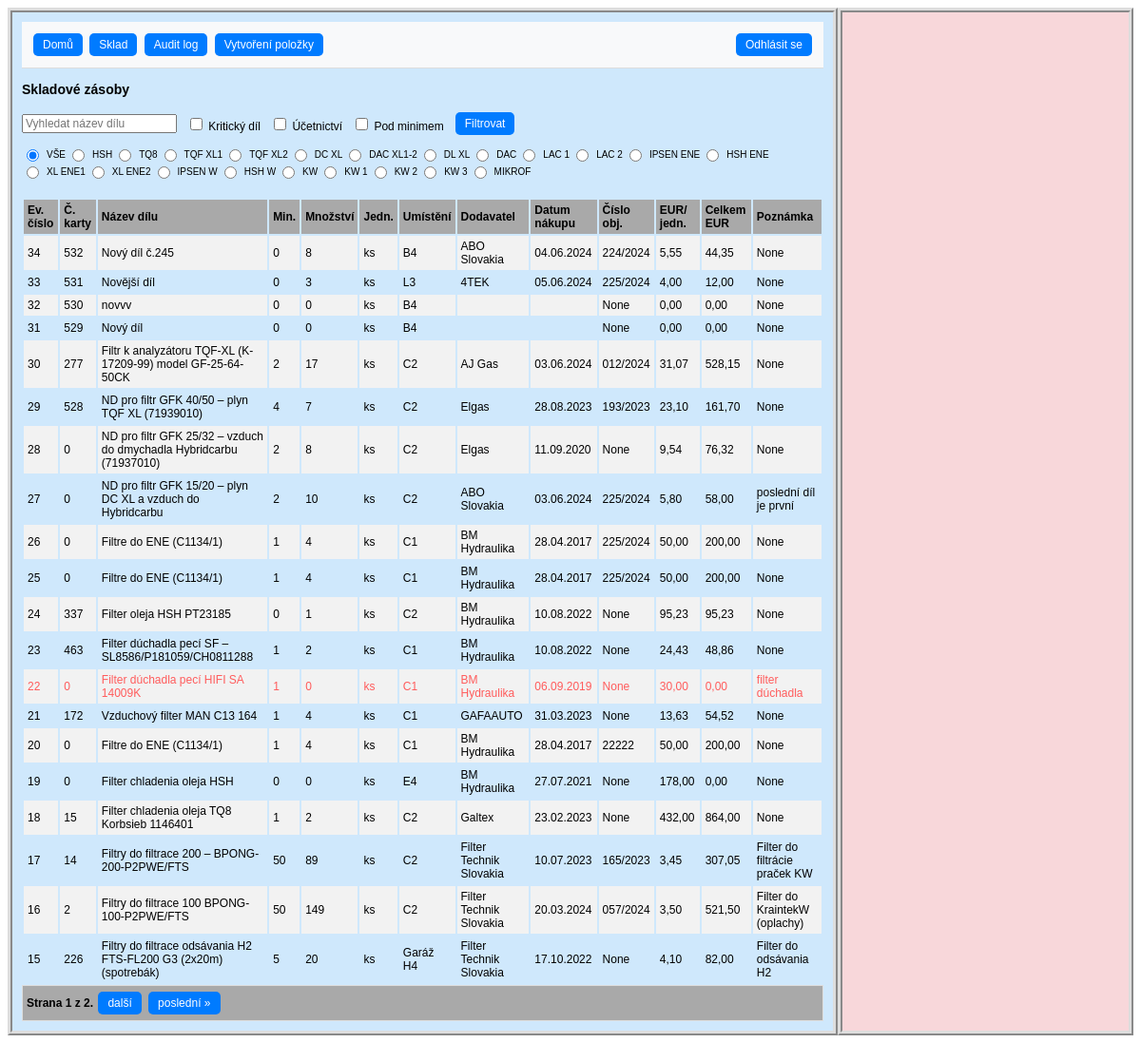
The app's page /sklad/ (signed in), older data.
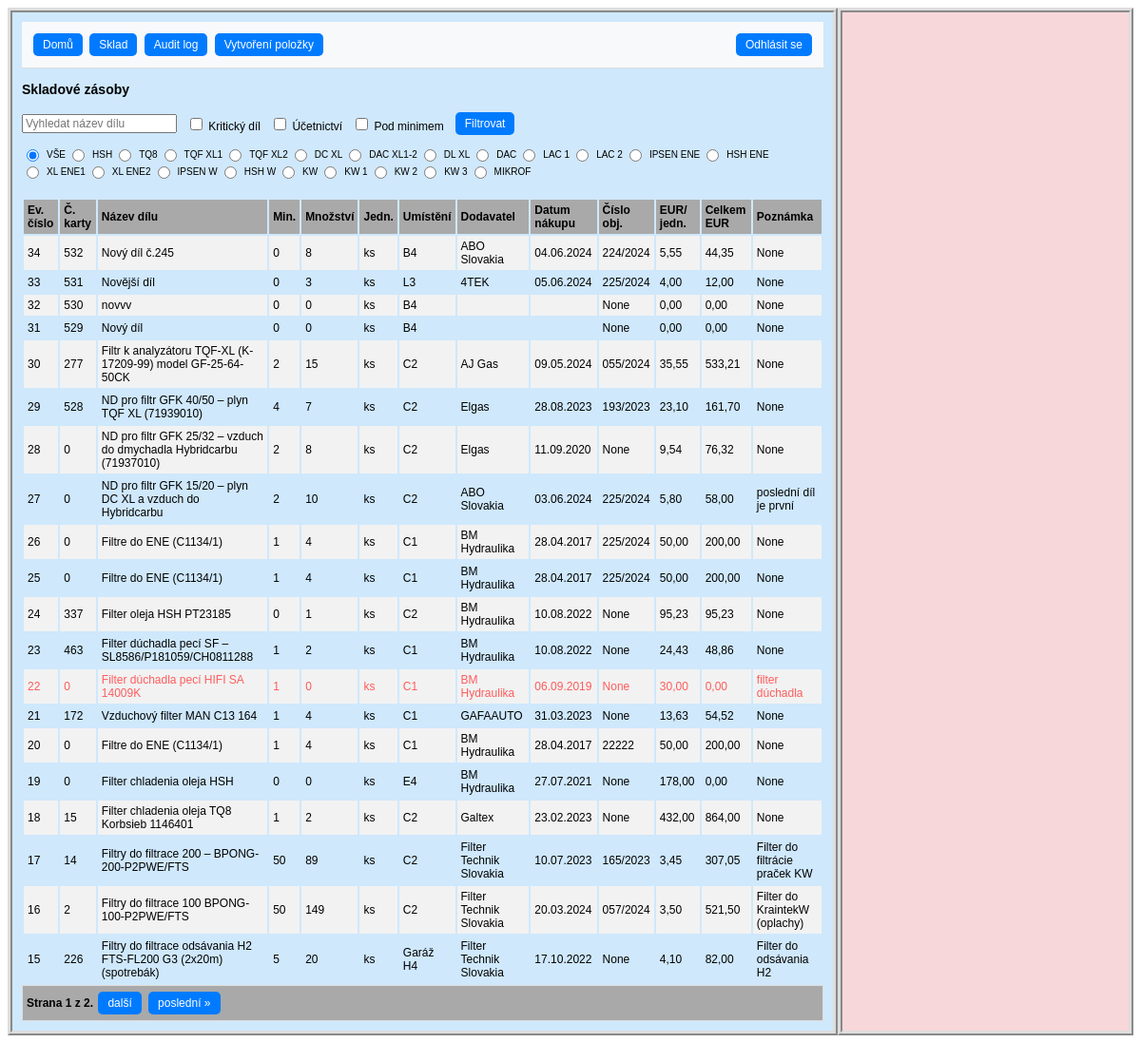
The same page, newer data.
### hpm_sklad/models.py (models this page shows, shortened)
class Sklad(models.Model):
    class Meta:
        ordering = ["-evidencni_cislo"]
        verbose_name_plural = "Skladové položky"
    JEDNOTKY_CHOICES = [
        ('ks', 'kus'),
        ('kg', 'kilogram'),
        ('par', 'pár'),
        ('l', 'litr'),
        ('m', 'metr'),
        ('baleni', 'balení'),
    ]
    evidencni_cislo = models.AutoField(primary_key=True, verbose_name="Evidenční číslo")
    interne_cislo = models.IntegerField(null=True, verbose_name="Číslo karty")
    objednano = models.CharField(max_length=100, null=True, blank=True, verbose_name="Objednáno?")
    nazev_dilu = models.CharField(max_length=100, verbose_name="Název dílu")
    min_mnozstvi_ks = models.PositiveIntegerField(default=0, verbose_name="Minimum")
    mnozstvi = models.PositiveIntegerField(default=0, verbose_name="Množství")
    jednotky = models.CharField(max_length=10, choices=JEDNOTKY_CHOICES, default='ks', verbose_name="Jednotky")
    umisteni = models.CharField(max_length=25, verbose_name="Umístění")
    dodavatel = models.CharField(max_length=70, null=True, blank=True, verbose_name="Dodavatel")
    datum_nakupu = models.DateField(null=True, blank=True, verbose_name="Datum nákupu")
    cislo_objednavky = models.CharField(max_length=20, null=True, blank=True, verbose_name="Číslo objednávky")
    jednotkova_cena_eur = models.FloatField(default=0.0, validators=[MinValueValidator(0.0)], verbose_name="EUR/jednotka")
    celkova_cena_eur = models.FloatField(default=0.0, validators=[MinValueValidator(0.0)], verbose_name="Celkem EUR")
    poznamka = models.CharField(null=True, blank=True, max_length=200, verbose_name="Poznámka")
    ucetnictvi = models.BooleanField(default=True, verbose_name="Účetnictví")
    kriticky_dil = models.BooleanField(default=False, verbose_name="Kritický díl")
    hsh = models.BooleanField(default=False, verbose_name="HSH")
    tq8 = models.BooleanField(default=False, verbose_name="TQ8")
    tqf_xl1 = models.BooleanField(default=False, verbose_name="TQF XL1")
    tqf_xl2 = models.BooleanField(default=False, verbose_name="TQF XL2")
    dc_xl = models.BooleanField(default=False, verbose_name="DC XL")
    dac_xl1_2 = models.BooleanField(default=False, verbose_name="DAC XL1-2")
    dl_xl = models.BooleanField(default=False, verbose_name="DL XL")
    dac = models.BooleanField(default=False, verbose_name="DAC")
    lac_1 = models.BooleanField(default=False, verbose_name="LAC 1")
    lac_2 = models.BooleanField(default=False, verbose_name="LAC 2")
    ipsen_ene = models.BooleanField(default=False, verbose_name="IPSEN ENE")
    hsh_ene = models.BooleanField(default=False, verbose_name="HSH ENE")
    xl_ene1 = models.BooleanField(default=False, verbose_name="XL ENE1")
    xl_ene2 = models.BooleanField(default=False, verbose_name="XL ENE2")
    ipsen_w = models.BooleanField(default=False, verbose_name="IPSEN W")
    hsh_w = models.BooleanField(default=False, verbose_name="HSH W")
    kw = models.BooleanField(default=False, verbose_name="KW")
    kw1 = models.BooleanField(default=False, verbose_name="KW 1")
    kw2 = models.BooleanField(default=False, verbose_name="KW 2")
    kw3 = models.BooleanField(default=False, verbose_name="KW 3")
    mikrof = models.BooleanField(default=False, verbose_name="MIKROF")
    history = HistoricalRecords()
    @property
    def pod_minimem(self):
        return self.mnozstvi < self.min_mnozstvi_ks

### hpm_sklad/views.py (the view)
# urls.py: path('sklad/', views.SkladListView.as_view(), name='sklad'),
class SkladListView(LoginRequiredMixin, ListView):
    model = Sklad
    template_name = 'hpm_sklad/sklad.html'
    paginate_by = 20
    def get_context_data(self, **kwargs):
        context = super().get_context_data(**kwargs)
        selected_ev_cislo = self.request.GET.get('selected', None)
        if selected_ev_cislo:
            context['selected_item'] = get_object_or_404(Sklad, evidencni_cislo=selected_ev_cislo)
        else:
            context['selected_item'] = None
        return context
    def get_queryset(self):
        queryset = Sklad.objects.all()
        query = self.request.GET.get('q')
        if query:
            queryset = queryset.filter(nazev_dilu__icontains=query)
        filters = {
            'kriticky_dil': self.request.GET.get('kriticky_dil'),
            'ucetnictvi': self.request.GET.get('ucetnictvi'),
        }
        for field, value in filters.items():
            if value == 'on':
                queryset = queryset.filter(**{field: True})
        radio_filter = self.request.GET.get('radio_filter')
        if radio_filter:
            queryset = queryset.filter(**{radio_filter: True})
        pod_minimem = self.request.GET.get('pod_minimem')
        if pod_minimem == 'on':
            queryset = [obj for obj in queryset if obj.pod_minimem]
        return queryset

### hpm_sklad/templates/hpm_sklad/sklad.html (shortened to what the changed rows need)
{% extends "hpm_sklad/base_left_right_column.html" %}
{% load static %}
{% block left_content %}
    <div class="container-sklad">
        <table class="table table-bordered">
            <thead class="thead-light">
                <tr>
                    <th>Ev. číslo</th>
                    <th>Č. karty</th>
                    <th>Název dílu</th>
                    <th>Min.</th>
                    <th>Množství</th>
                    <th>Jedn.</th>
                    <th>Umístění</th>
                    <th>Dodavatel</th>
                    <th>Datum nákupu</th>
                    <th>Číslo obj.</th>
                    <th>EUR/ jedn.</th>
                    <th>Celkem EUR</th>
                    <th>Poznámka</th>
                </tr>
            </thead>
            <tbody class="show-pointer">
                {% for sklad in object_list %}
          	    <tr data-evidencni-cislo="{{ sklad.evidencni_cislo }}" data-detail-url="{% url 'detail_sklad' sklad.evidencni_cislo %}" onclick="loadDetail('{% url 'detail_sklad' sklad.evidencni_cislo %}', '{{ sklad.evidencni_cislo }}')"
          	    {% if sklad.evidencni_cislo == selected_sklad.evidencni_cislo %} class="selected-row"{% endif %} {% if sklad.pod_minimem %} class="pod-minimem-row"{% endif %}>
          	        <td>{{ sklad.evidencni_cislo }}</td>
                	<td>{{ sklad.interne_cislo }}</td>
                	<td>{{ sklad.nazev_dilu }}</td>
                	<td>{{ sklad.min_mnozstvi_ks }}</td>
             		<td>{{ sklad.mnozstvi }}</td>
	              	<td>{{ sklad.jednotky }}</td>
       		        <td>{{ sklad.umisteni }}</td>
       		        <td>{{ sklad.dodavatel }}</td>
                  	<td>{{ sklad.datum_nakupu|date:"d.m.Y" }}</td>
                  	<td>{{ sklad.cislo_objednavky }}</td>
                  	<td>{{ sklad.jednotkova_cena_eur|floatformat:2 }}</td>
                	<td>{{ sklad.celkova_cena_eur|floatformat:2 }}</td>
                  	<td>{{ sklad.poznamka|truncatechars:35 }}</td>
                    </tr>
                {% endfor %}
            </tbody>
        </table>
    </div>
{% endblock %}

Row changes from the older to the newer data that the page shows:
changed Sklad "Filtr k analyzátoru TQF-XL (K-17209-99) model GF-25-64-50CK": mnozstvi "17" → "15"; datum_nakupu "03.06.2024" → "09.05.2024"; cislo_objednavky "012/2024" → "055/2024"; jednotkova_cena_eur "31,07" → "35,55"; celkova_cena_eur "528,15" → "533,21"
